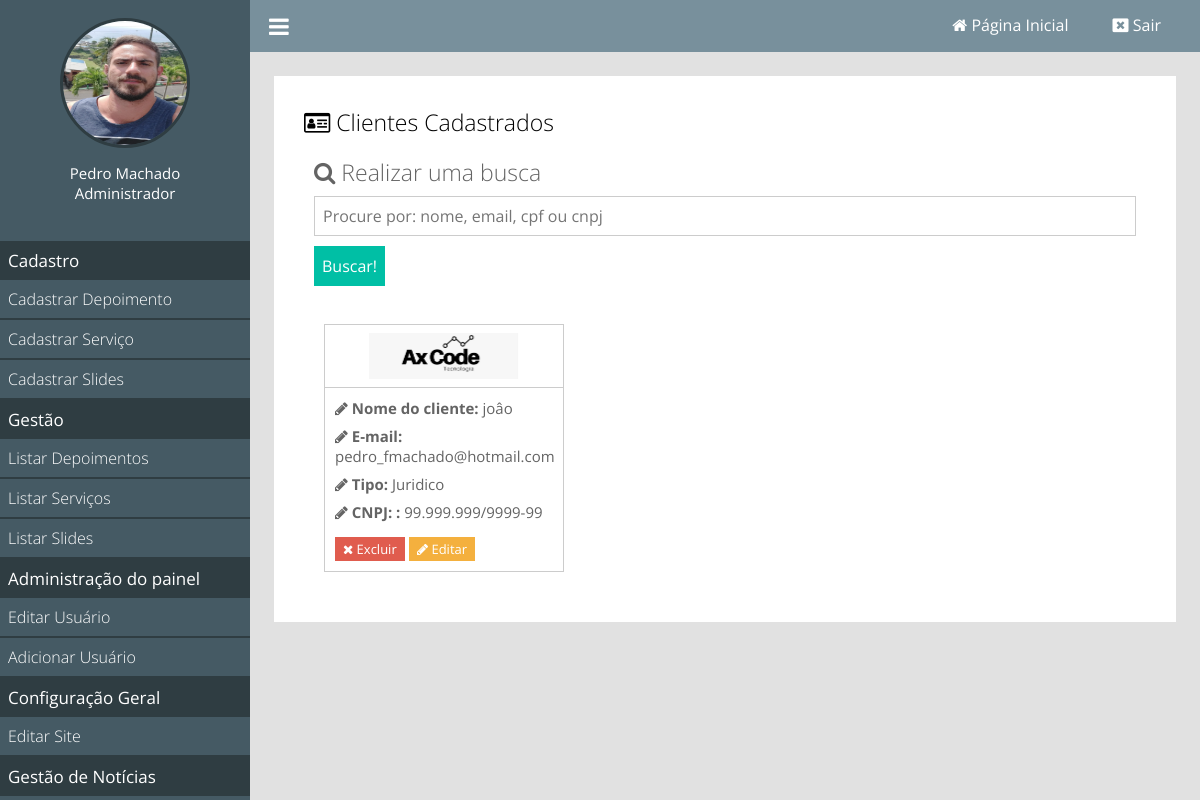
The app's page /painel/gerenciar-clientes (signed in) with its own data.
### classes/MySql.php (called while the page is built)
<?php
	class MySql{
		private static $pdo;
		public static function conectar(){
			if(self::$pdo == null){
				try{
				self::$pdo = new PDO('mysql:host='.HOST.';dbname='.DATABASE,USER,PASSWORD,array(PDO::MYSQL_ATTR_INIT_COMMAND => "SET NAMES utf8"));
				self::$pdo->setAttribute(PDO::ATTR_ERRMODE,PDO::ERRMODE_EXCEPTION);
				}catch(Exception $e){
					echo '<h2>Erro ao conectar</h2>';
				}
			}
			return self::$pdo;
		}
	}
?>

### painel/pages/gerenciar-clientes.php (the view, shortened to what this page needs)
<div class="box-content">
	<h2><i class="fa fa-id-card-o" aria-hidden="true"></i> Clientes Cadastrados</h2>
	<div class="busca">
		<h4><i class="fa fa-search"></i> Realizar uma busca</h4>
		<form method="post">
			<input placeholder="Procure por: nome, email, cpf ou cnpj" type="text" name="busca">
			<input type="submit" name="acao" value="Buscar!">
		</form>
	</div>
	<div class="boxes">
	<?php
		$query = "";
		$clientes = MySql::conectar()->prepare("SELECT * FROM `tb_admin.clientes` $query");
		$clientes->execute();
		$clientes = $clientes->fetchAll();
		foreach($clientes as $value){
	?>
		<div class="box-single-wraper">
			<div class="box-single">
				<div class="topo-box">
					<?php
						if($value['imagem'] == ''){
					?>
					<h2><i class="fa fa-user"></i></h2>
					<?php }else{ ?>
						<img src="<?php echo INCLUDE_PATH_PAINEL ?>uploads/<?php echo $value['imagem']; ?>" />
					<?php } ?>
				</div>
				<div class="body-box">
					<p><b><i class="fa fa-pencil"></i> Nome do cliente:</b> <?php echo $value['nome']; ?></p>
					<p><b><i class="fa fa-pencil"></i> E-mail:</b> <?php echo $value['email']; ?></p>
					<p><b><i class="fa fa-pencil"></i> Tipo:</b> <?php echo ucfirst($value['tipo']); ?></p>
					<p><b><i class="fa fa-pencil"></i> <?php
						if($value['tipo'] == 'fisico')
							echo 'CPF: ';
						else
							echo 'CNPJ: ';
					 ?>:</b> <?php echo $value['cpf_cnpj']; ?></p>
					<div class="group-btn">
						<a class="btn delete" item_id="<?php echo $value['id']; ?>" href="<?php echo INCLUDE_PATH_PAINEL ?>"><i class="fa fa-times"></i> Excluir</a>
						<a class="btn edit" href="<?php echo INCLUDE_PATH_PAINEL ?>editar-cliente?id=<?php echo $value['id']; ?>"><i class="fa fa-pencil"></i> Editar</a>
					</div>
				</div>
			</div>
		</div>
		<?php } ?>
	</div>
</div>

### painel/index.php (shortened to what this page needs)
<?php
	include('../config.php');
	if(Painel::logado() == false){
		include('login.php');
	}else{
		include('main.php');
	}
?>

### painel/main.php (shortened to what this page needs)
<!DOCTYPE html>
<html>
<head>
	<link rel="stylesheet" href="<?php echo INCLUDE_PATH; ?>estilo/font-awesome.min.css">
	<link rel="stylesheet" href="<?php echo INCLUDE_PATH_PAINEL; ?>css/jquery-ui.min.css">
	<link rel="stylesheet" href="https://cdn.jsdelivr.net/gh/stefangabos/Zebra_Datepicker/dist/css/default/zebra_datepicker.min.css">
	<link href="<?php echo INCLUDE_PATH_PAINEL ?>css/style.css" rel="stylesheet" />
</head>
<body>
<div class="menu">
	<div class="menu-wraper">
	<div class="box-usuario">
		<?php
			if($_SESSION['img'] == ''){
		?>
			<div class="avatar-usuario">
				<i class="fa fa-user"></i>
			</div>
		<?php }else{ ?>
			<div class="imagem-usuario">
				<img src="<?php echo INCLUDE_PATH_PAINEL ?>uploads/<?php echo $_SESSION['img']; ?>" />
			</div>
		<?php } ?>
		<div class="nome-usuario">
			<p><?php echo $_SESSION['nome']; ?></p>
			<p><?php echo pegaCargo($_SESSION['cargo']); ?></p>
		</div>
	</div>
	<div class="items-menu">
		<h2>Cadastro</h2>
		<a <?php selecionadoMenu('cadastrar-depoimento'); ?> href="<?php echo INCLUDE_PATH_PAINEL ?>cadastrar-depoimento">Cadastrar Depoimento</a>
		<a <?php selecionadoMenu('cadastrar-servico'); ?> href="<?php echo INCLUDE_PATH_PAINEL ?>cadastrar-servico">Cadastrar Serviço</a>
		<a <?php selecionadoMenu('cadastrar-slides'); ?> href="<?php echo INCLUDE_PATH_PAINEL ?>cadastrar-slides">Cadastrar Slides</a>
		<h2>Gestão</h2>
		<a <?php selecionadoMenu('listar-depoimentos'); ?> href="<?php echo INCLUDE_PATH_PAINEL ?>listar-depoimentos">Listar Depoimentos</a>
		<a <?php selecionadoMenu('listar-servicos'); ?> href="<?php echo INCLUDE_PATH_PAINEL ?>listar-servicos">Listar Serviços</a>
		<a <?php selecionadoMenu('listar-slides'); ?> href="<?php echo INCLUDE_PATH_PAINEL ?>listar-slides">Listar Slides</a>
		<h2>Administração do painel</h2>
		<a <?php selecionadoMenu('editar-usuario'); ?> href="<?php echo INCLUDE_PATH_PAINEL ?>editar-usuario">Editar Usuário</a>
		<a <?php selecionadoMenu('adicionar-usuario'); ?> <?php verificaPermissaoMenu(2); ?> href="<?php echo INCLUDE_PATH_PAINEL ?>adicionar-usuario">Adicionar Usuário</a>
		<h2>Configuração Geral</h2>
		<a <?php selecionadoMenu('editar-site'); ?> href="<?php echo INCLUDE_PATH_PAINEL ?>editar-site">Editar Site</a>
		<h2>Gestão de Notícias</h2>
	</div>
	</div>
</div>
<header>
	<div class="center">
		<div class="menu-btn">
			<i class="fa fa-bars"></i>
		</div>
		<div class="loggout">
			<a <?php if(@$_GET['url'] == ''){ ?> style="background: #60727a;padding: 15px;" <?php } ?> href="<?php echo INCLUDE_PATH_PAINEL ?>"> <i class="fa fa-home"></i> <span>Página Inicial</span></a>
			<a href="<?php echo INCLUDE_PATH_PAINEL ?>?loggout"> <i class="fa fa-window-close"></i> <span>Sair</span></a>
		</div>
	</div>
</header>
<div class="content">
	<?php
		Painel::carregarPagina();
	?>
</div>
</body>
</html>

### config.php (shortened to what this page needs)
<?php
	function pegaCargo($indice){
		return Painel::$cargos[$indice];
	}
	function selecionadoMenu($par){
		$url = explode('/',@$_GET['url'])[0];
		if($url == $par){
			echo 'class="menu-active"';
		}
	}
	function verificaPermissaoMenu($permissao){
		if($_SESSION['cargo'] >= $permissao){
			return;
		}else{
			echo 'style="display:none;"';
		}
	}
?>

### classes/Painel.php (shortened to what this page needs)
<?php
	class Painel
	{
		public static function logado(){
			return isset($_SESSION['login']) ? true : false;
		}
		public static function carregarPagina(){
			if(isset($_GET['url'])){
				$url = explode('/',$_GET['url']);
				if(file_exists('pages/'.$url[0].'.php')){
					include('pages/'.$url[0].'.php');
				}
			}else{
				include('pages/home.php');
			}
		}
	}
?>

### painel/css/style.css (style rules this page uses)
* { margin: 0; padding: 0; box-sizing: border-box; font-family: "Open Sans"; }
input[type=text], input[type=button], input[type=submit], input[type=password], textarea { -webkit-appearance: none; border-radius: 0; }
html,body { height: 100%; background: rgb(225,225,225); }
body { overflow-x: hidden; }
.center { padding:0 2%;margin:0 auto; }
.loggout { float: right; }
.loggout a { padding: 0 20px; position: relative; top: 4px; text-decoration: none; color: white; font-size: 16px; }
.loggout a > span { font-size: 16px; text-decoration: none; }
.menu-btn { float: left; cursor: pointer; font-size: 23px; color: white; }
.menu-wraper { width:250px; }
div.menu { overflow-x:hidden; overflow-y: auto; height: 100%; padding:10px 0; position: fixed; left: 0; top: 0; background: #455a64; float: left; width: 250px; }
header { position: relative; left: 250px; padding: 10px 0; background: #78909c; width: calc(100% - 250px); }
.content { width: calc(100% - 250px); position: relative; left: 250px; padding: 2%; }
.items-menu { margin-top: 30px; }
.items-menu h2 { text-align: left; font-weight: normal; font-size: 17px; background: #2F3D42; color: white; padding:8px; }
.items-menu a { display: block; padding: 8px; font-weight: 300; font-size: 16px; text-decoration: none; color: white; border-bottom: 2px solid #2F3D42; }
div.box-usuario { padding: 8px; text-align: center; }
.imagem-usuario { display: inline-block; width: 130px; height: 130px; position: relative; border-radius: 50%; border: 3px solid #2F3D42; }
.imagem-usuario img { position: absolute; left: 0; top: 0; width: 100%; height: 100%; border-radius: 50%; }
.nome-usuario { text-align: center; margin-top: 10px; }
.nome-usuario p { color: white; font-size: 15px; font-weight: normal; }
.box-content { background: white; padding: 30px; margin-bottom: 25px; }
.box-content h2 { font-weight: 300; font-size: 23px; }
.box-content a { color:black; }
a.btn { font-weight: normal; font-size: 13px; color: white; text-decoration: none; padding: 4px 6px; }
a.btn.edit { background: #F4B03E; }
a.btn.delete { background: #E05C4E; }
.box-content form { margin:30px 0; }
.box-content form input[type=text], .box-content form input[type=password], .box-content form input[type=number] { margin-top:8px; font-size: 16px; font-weight: normal; color: black; width: 100%; height: 40px; border: 1px solid #ccc; padding-left: 8px; }
.box-content form input[type=submit] { width: auto; height: 40px; padding:3px 8px; cursor: pointer; margin-top: 10px; font-size: 16px; background: #00bfa5; color: white; border: 0; }
.boxes { display: flex; flex-wrap: wrap; }
.box-single-wraper { width: 33.3%; padding:20px; }
.box-single { overflow-x: auto; width: 100%; height: 100%; border: 1px solid #ccc; }
.topo-box { text-align: center; color: #ccc; padding:8px 0; border-bottom: 1px solid #ccc; }
.topo-box img { display: block; max-width: 150px; margin:0 auto; }
.body-box { padding:10px; }
.body-box p { color: #646464; font-size: 15px; margin-bottom: 8px; }
.group-btn { margin-top: 15px; }
.group-btn a { display: inline-block; text-decoration: none; color: white; padding:3px 8px; }
.busca { margin: 10px 0; width: 100%; padding:8px 10px; }
.busca form { margin: 0; }
.busca h4 { font-weight: lighter; font-size: 23px; color: #646464; }

### records on screen
tb_admin.clientes: imagem (picture), nome "joâo", email "pedro_fmachado@hotmail.com", tipo "Juridico", shows "CNPJ:", cpf_cnpj "99.999.999/9999-99"

### other values on screen
$_SESSION['nome'] "Pedro Machado"
pegaCargo($_SESSION['cargo']) "Administrador"
